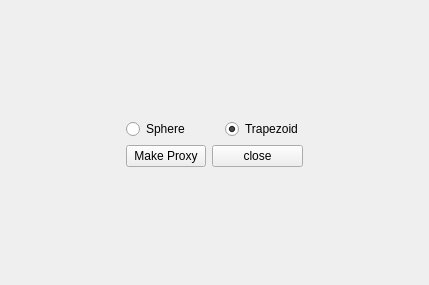
<?xml version="1.0" encoding="UTF-8"?>
<ui version="4.0">
 <class>Form</class>
 <widget class="QWidget" name="Form">
  <property name="geometry">
   <rect>
    <x>0</x>
    <y>0</y>
    <width>429</width>
    <height>285</height>
   </rect>
  </property>
  <property name="windowTitle">
   <string>Form</string>
  </property>
  <layout class="QHBoxLayout" name="horizontalLayout">
   <item>
    <layout class="QGridLayout" name="gridLayout">
     <item row="0" column="2" colspan="2">
      <spacer name="verticalSpacer">
       <property name="orientation">
        <enum>Qt::Vertical</enum>
       </property>
       <property name="sizeHint" stdset="0">
        <size>
         <width>20</width>
         <height>40</height>
        </size>
       </property>
      </spacer>
     </item>
     <item row="3" column="1" colspan="2">
      <widget class="QPushButton" name="makeproxy_btn">
       <property name="text">
        <string>Make Proxy</string>
       </property>
      </widget>
     </item>
     <item row="3" column="0">
      <spacer name="horizontalSpacer">
       <property name="orientation">
        <enum>Qt::Horizontal</enum>
       </property>
       <property name="sizeHint" stdset="0">
        <size>
         <width>88</width>
         <height>20</height>
        </size>
       </property>
      </spacer>
     </item>
     <item row="3" column="3" colspan="2">
      <widget class="QPushButton" name="close_btn">
       <property name="text">
        <string>close</string>
       </property>
      </widget>
     </item>
     <item row="3" column="5">
      <spacer name="horizontalSpacer_2">
       <property name="orientation">
        <enum>Qt::Horizontal</enum>
       </property>
       <property name="sizeHint" stdset="0">
        <size>
         <width>98</width>
         <height>20</height>
        </size>
       </property>
      </spacer>
     </item>
     <item row="4" column="2" colspan="2">
      <spacer name="verticalSpacer_2">
       <property name="orientation">
        <enum>Qt::Vertical</enum>
       </property>
       <property name="sizeHint" stdset="0">
        <size>
         <width>20</width>
         <height>40</height>
        </size>
       </property>
      </spacer>
     </item>
     <item row="2" column="1">
      <widget class="QRadioButton" name="radiobtn_sphere">
       <property name="text">
        <string>Sphere</string>
       </property>
       <property name="checked">
        <bool>false</bool>
       </property>
      </widget>
     </item>
     <item row="2" column="4">
      <widget class="QRadioButton" name="radiobtn_trap">
       <property name="text">
        <string>Trapezoid</string>
       </property>
       <property name="checked">
        <bool>true</bool>
       </property>
      </widget>
     </item>
    </layout>
   </item>
  </layout>
 </widget>
 <resources/>
 <connections/>
</ui>
